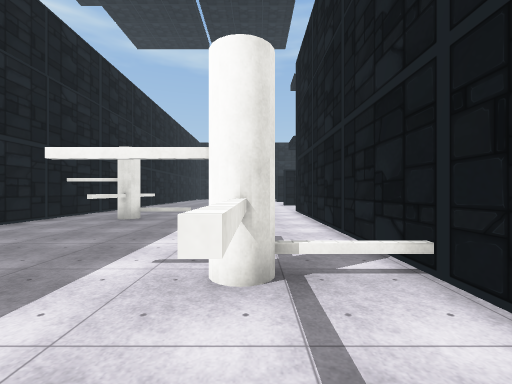
view 1 (above)

18 first-person views from a walk through a scene from a Unity 3-D project. The camera is 1.5 m above the floor, looks level and sees 90° across. Doors are open. The floor is counted in squares, 2 m on a side. Each view is taken from the middle of a square. On the plan, view 1 faces up. The plan holds only what a view shows up to about 9 squares ahead; the rest is blank. The place goes on beyond the plan. The player character is not drawn. Some surface patterns are stand-ins.

view 2
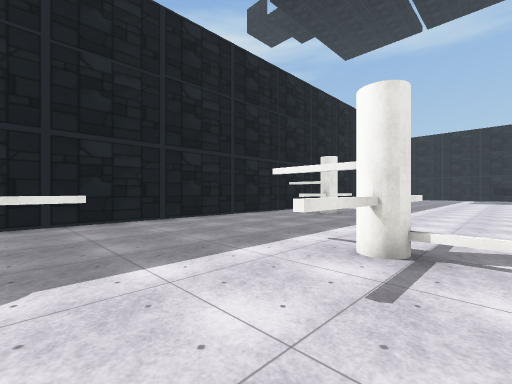

view 3
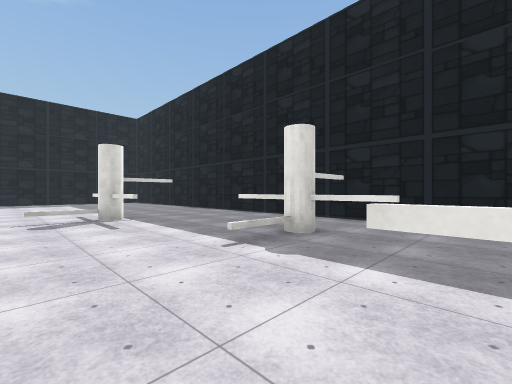

view 4
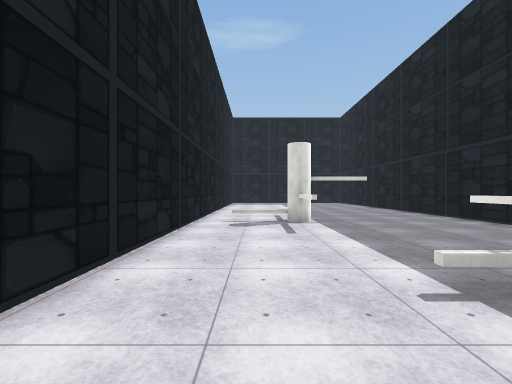

view 5
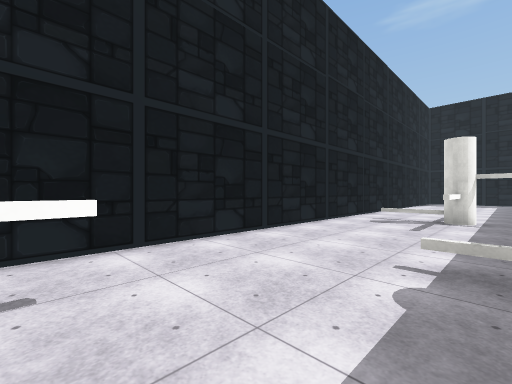

view 6
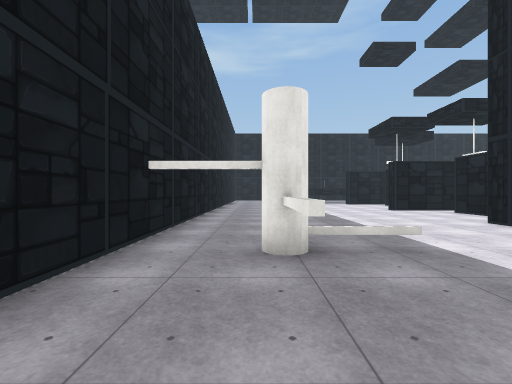

view 7
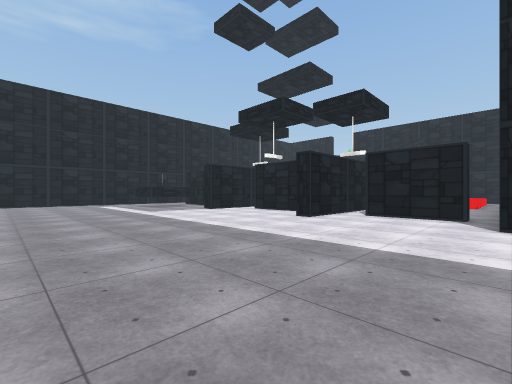

view 8
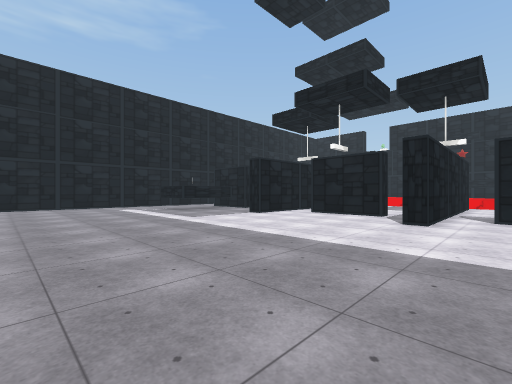

view 9
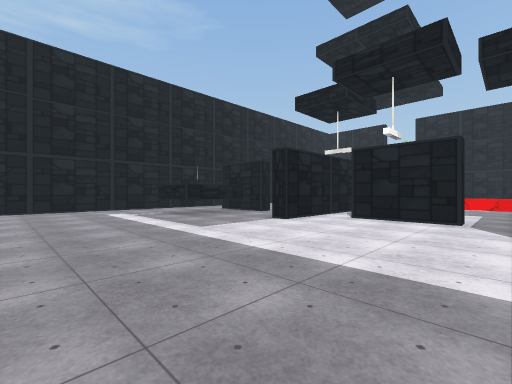

view 10
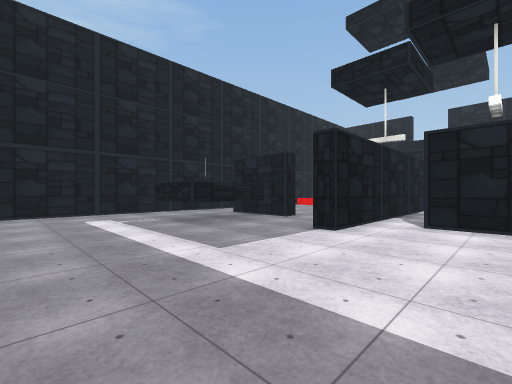

view 11
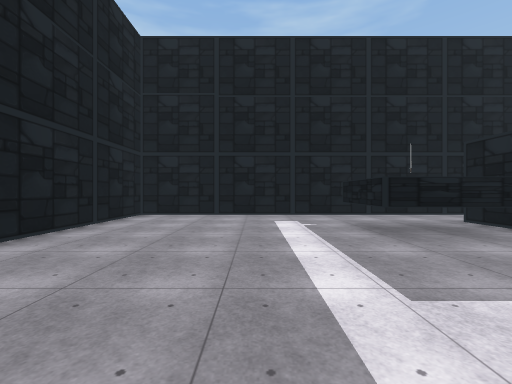

view 12
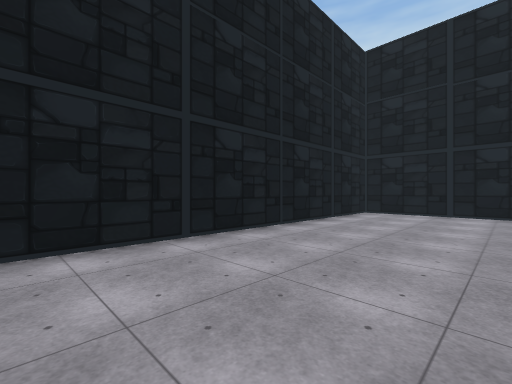

view 13
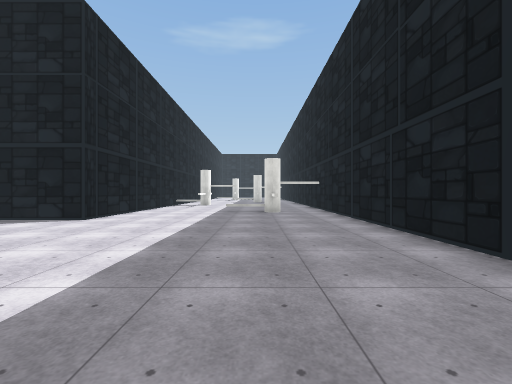

view 14
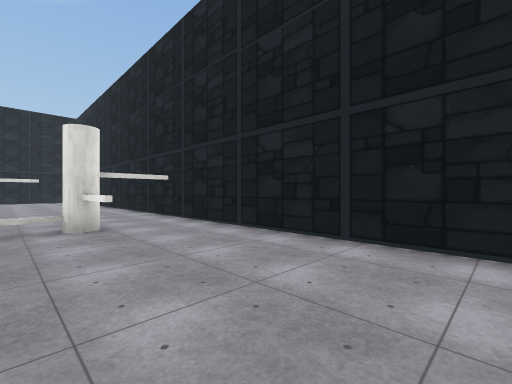

view 15
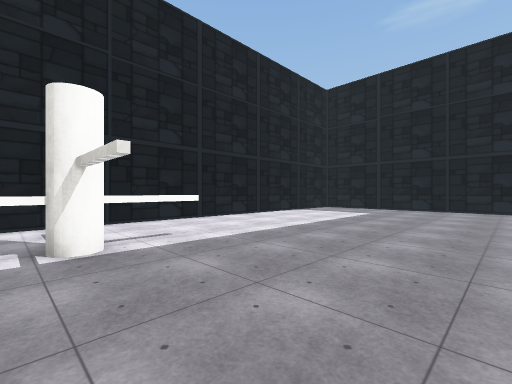

view 16
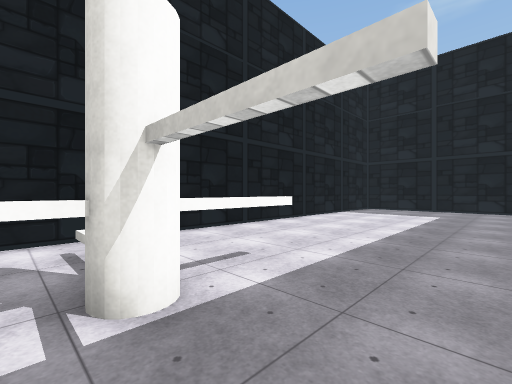

view 17
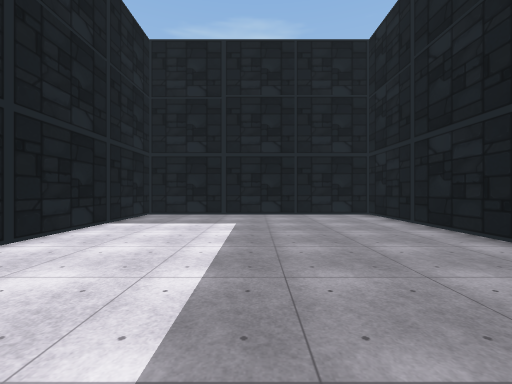

view 18
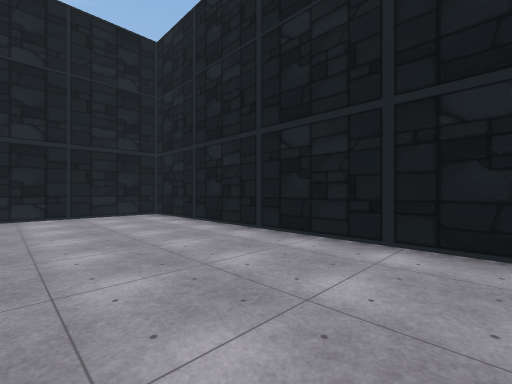

### Floor plan
Ten units are one square. View 1 is at (0, 0); x grows to the right and y downward. Boxes are objects, and circles mark ways between rooms. Rooms are numbered by the first view taken in them; rooms with no view inside come last. Other rooms are left out.
<svg viewBox="-63 -269 107 450">
<path fill="none" stroke="#000" d="M-11 49 -11 65M-31 24 -31 38M-31 1 -31 15M-1 -14 -1 -5M16 74 16 -15M-25 19 -14 19M-5 66 6 66M16 -23 4 -23M-58 -142 -58 34M-36 -90 -36 -79M26 -143 16 -143 16 -149M32 -108 32 -134M32 -158 32 -184M-36 -65 -36 -55M-37 -55 -37 -64M26 -194 16 -194 16 -200M-1 -39 -1 -34M16 -222 1 -222 1 -242M16 -15 16 -102 39 -102M-2 -5 -2 -10M-16 -264 -58 -264 -58 -170M-19 -73 -34 -73M-12 85 -12 74M-12 65 -12 50M-58 34 -58 176 16 176 16 74"/>
<rect x="-45" y="-75" width="10" height="10" fill="#bbb"><title>other object</title></rect>
<rect x="-35" y="15" width="10" height="10" fill="#bbb"><title>other object</title></rect>
<rect x="-5" y="-25" width="10" height="10" fill="#bbb"><title>other object</title></rect>
<rect x="-15" y="65" width="10" height="10" fill="#bbb"><title>other object</title></rect>
<circle cx="-15" cy="0" r="3" fill="#2a7"/>
<circle cx="-12" cy="50" r="3" fill="#2a7"/>
<circle cx="-45" cy="30" r="3" fill="#2a7"/>
<text x="0" y="30">1</text>
<text x="-20" y="-130">2</text>
<text x="-20" y="110">3</text>
</svg>
Room 1 opens to room 2. Room 1 opens to room 3. Room 2 opens to room 3.

Where each view was taken, in squares from view 1:
view 1: 0 up, 0 right, facing up
view 2: 1 down, 1 right, facing up-left
view 3: 1 up, 1 right, facing down-left
view 4: 0 up, 0 right, facing down
view 5: 1 up, 2 left, facing down-right
view 6: 4 up, 4 left, facing up
view 7: 10 up, 5 left, facing up-right
view 8: 13 up, 5 left, facing up-right
view 9: 15 up, 4 left, facing up-right
view 10: 17 up, 3 left, facing up-right
view 11: 18 up, 2 left, facing up
view 12: 17 up, 2 left, facing up-left
view 13: 17 up, 3 left, facing down
view 14: 4 up, 2 left, facing down-left
view 15: 6 down, 5 left, facing down-right
view 16: 6 down, 3 left, facing down-right
view 17: 9 down, 2 left, facing down
view 18: 9 down, 2 left, facing down-left
